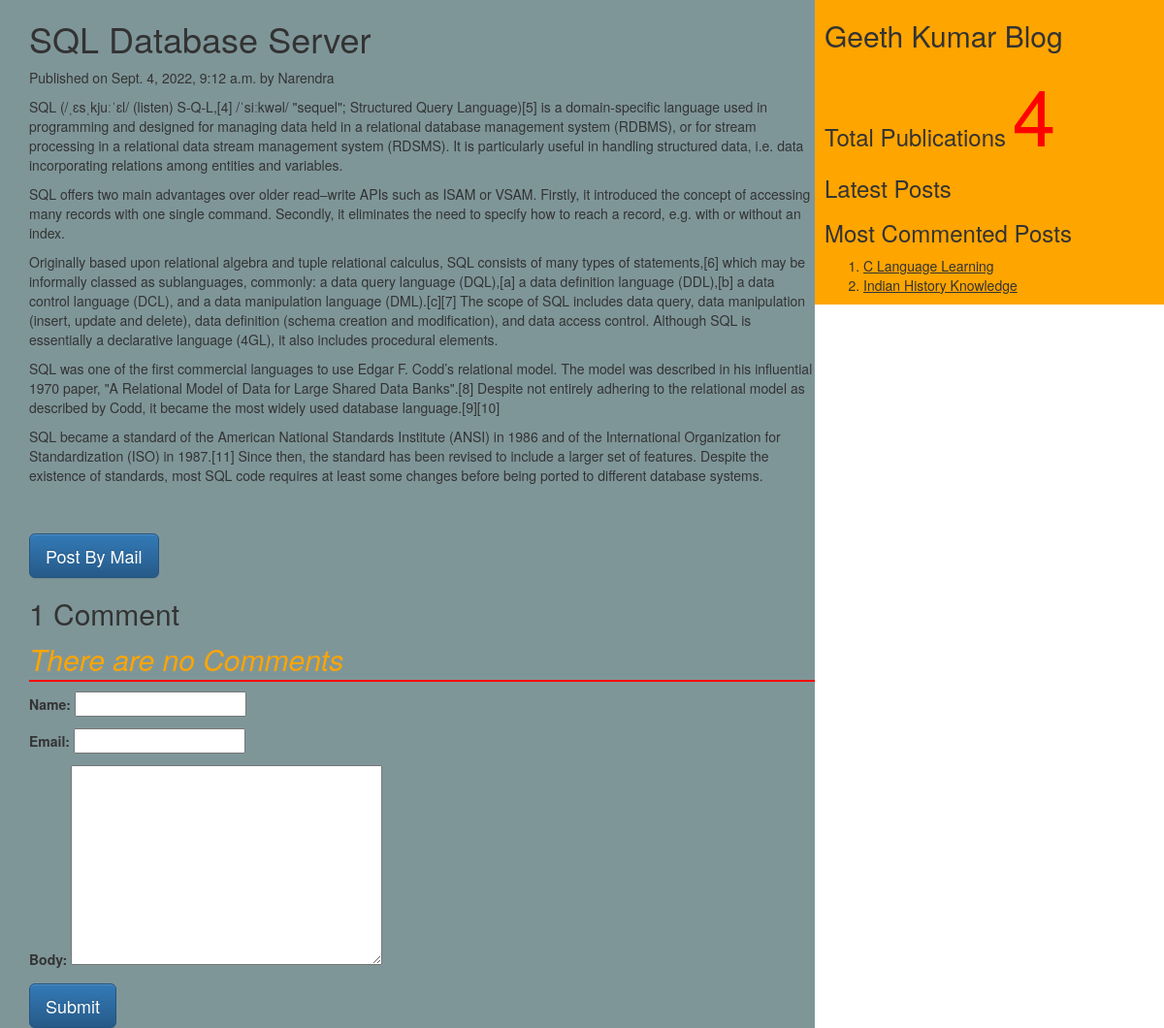
Screenshot of /2022/09/04/sql-database-server with the database file from the repository.
### myApp/models.py (models this page shows, shortened)
class Post(models.Model):
    tags=TaggableManager()
    STATUS_CHOICE=(('draft','Draft'),('published','Published'))
    title=models.CharField(max_length=200)
    slug=models.SlugField(max_length=50,unique_for_date='publish')
    author=models.ForeignKey(User,related_name='blog_post',on_delete=models.CASCADE)#user table refering auth module
    body=models.TextField()
    publish=models.DateTimeField(default=timezone.now)
    created=models.DateTimeField(auto_now_add=True)
    updated=models.DateTimeField(auto_now=True)
    status=models.CharField(max_length=20,choices=STATUS_CHOICE,default='draft')
    objects=CustomManager()
    class Meta:
        ordering=('-publish',)
    def get_absolute_url(self):
        return reverse('post_detail',args=[self.publish.year,self.publish.strftime('%m'),self.publish.strftime('%d'),self.slug])

### myApp/views.py (the view, shortened to what this page needs)
# urls.py: url(r'(?P<year>\d{4})/(?P<month>\d{2})/(?P<day>\d{2})/(?P<post>[-\w]+)',views.post_detail_view,name='post_detail'),
def post_detail_view(request,year,month,day,post):
    post=get_object_or_404(Post,slug=post,publish__year=year,publish__month=month,publish__day=day)
    comments=post.comments.filter(active=True)
    csubmit=False
    form=CommentForm()
    d={'post':post,'form':form,'csubmit':csubmit,'comments':comments}
    return render(request,'myApp/post_detail.html',d)

### myApp/forms.py
class CommentForm(forms.ModelForm):
    class Meta:
        model=Comment
        fields=('name','email','body')

### myApp/models.py (called while the page is built)
    def get_queryset(self):
        return super().get_queryset().filter(status='published')

### myApp/templatetags/mytags.py (called while the page is built)
@register.simple_tag #using register variable we are accessing simple_tag
def total_posts():
    return Post.objects.count() #returns total number of posts

@register.inclusion_tag('myApp/latest_post.html')
def show_latest_posts(count=3):
    latest_posts=Post.objects.order_by('-publish')[:count] #collect the posts based on latest published date with respect to specified count
    return {'latest_posts':latest_posts}

@register.simple_tag
def get_most_commented_posts(count=2):
    return Post.objects.annotate(total_comments=Count('comments')).order_by('-total_comments')[:count]

### templates/myApp/post_detail.html (shortened to what this page needs)
<!DOCTYPE html>
<html lang="en" dir="ltr">
{%extends 'myApp/parent.html'%}
    {%block content_block%}
    <h1>{{post.title}}</h1>
    <p>Published on {{post.publish}} by {{post.author|title}}</p>
    {{post.body|linebreaks}} <br><br>
    <a href="/{{post.id}}/share" class="btn btn-lg btn btn-primary">Post By Mail</a>
    {%with comments.count as comments_count%}
    <h2>{{comments_count}} Comment{{comments_count|pluralize}}</h2>
    {%endwith%}
    {%if commments%}
      {%for c in comments%}
      <p>Comment {{forloop.counter}} by {{c.name}}</p>
    <div>{{c.body|linebreaks}}</div>
    <hr>
    {%endfor%}
    {%else%}
      <p style="color:orange;font-size: 30px;font-style: italic; border-bottom:2px red solid">There are no Comments</p>
    {%endif%}
     {%if csubmit%}
     <h2>Thank You...Your comment has been added successfully</h2>
    {%else%}
    <form  method="post">
        {{form.as_p}}
        <input type="submit" class="btn btn-lg btn-primary" value="Submit">
      </form>
      {%endif%}
    {%endblock%}

### templates/myApp/parent.html (shortened to what this page needs)
<!DOCTYPE html>
<html lang="en" dir="ltr">
{%load mytags%}
  <head>
    <link rel="stylesheet" href="https://maxcdn.bootstrapcdn.com/bootstrap/3.3.7/css/bootstrap.min.css">
<link rel="stylesheet" href="https://maxcdn.bootstrapcdn.com/bootstrap/3.3.7/css/bootstrap-theme.min.css">
  </head>
  <body>
    <div class="content" style="width:70%;float:left;background-color:#7f9699;height=100%;padding:0 0 0 30px">
      {%block content_block%}
      {%endblock%}
    </div>
    <div class="sidebar" style="width:30%;float:right;background-color:orange;height=100%;padding:0 0 0 10px">
      <h2>Geeth Kumar Blog</h2>
      <h3>Total Publications
           <span style="color:red;font-size:80px">{%total_posts%}</span>
           <h3>Latest Posts</h3>
           {% show_latest_posts 1 %}
           <h3>Most Commented Posts</h3>
           {%get_most_commented_posts as m%}
           <ol>
             {%for post in m%}
             <li><a href="{{post.get_absolute_url}}"></a><u>{{post.title}}</u></li>
             {%endfor%}
           </ol>
      </h3>
    </div>
  </body>
</html>

### rows the page displays
Post: title "SQL Database Server", publish "Sept. 4, 2022, 9:12 a.m.", author "Narendra", body "SQL (/ˌɛsˌkjuːˈɛl/ (listen) S-Q-L,[4] /ˈsiːkwəl/ \"sequel\"; Structured Query Language)[5] is a domain-specific language used in programming and designed for managing data held in a relational database management system (RDBMS), or for stream processing in a relational data stream management system (RDSMS). It is particularly useful in handling structured data, i.e. data incorporating relations among entities and variables. SQL offers two main advantages over older read–write APIs such as ISAM or VSAM. Firstly, it introduced the concept of accessing many records with one single command. Secondly, it eliminates the need to specify how to reach a record, e.g. with or without an index.…"
Post: title "C Language Learning"
Post: title "Indian History Knowledge"

### other values shown
{{ comments_count }} "1"
